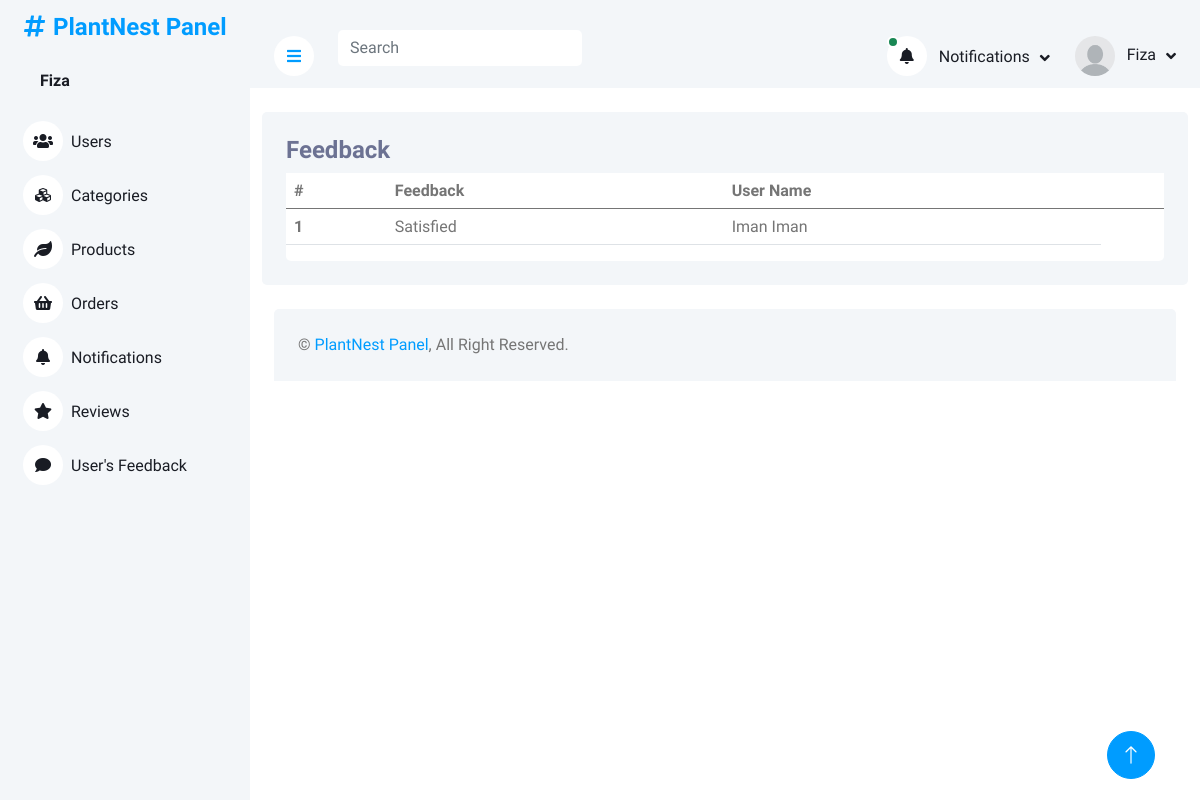
Page /website/adminPanel/feedback.php (signed in) on the committed database.
### tables this page shows
CREATE TABLE `feedback` (
  `feedbackID` int(11) NOT NULL,
  `feedbackUserID` int(11) DEFAULT NULL,
  `feedback` varchar(325) DEFAULT NULL
);

CREATE TABLE `users` (
  `userID` int(11) NOT NULL,
  `firstName` varchar(225) DEFAULT NULL,
  `lastName` varchar(225) DEFAULT NULL,
  `userEmail` varchar(225) NOT NULL,
  `userPassword` varchar(225) DEFAULT NULL
);

### website/adminPanel/feedback.php (the view, shortened to what this page needs)
<?php
include('header_admin.php')
?>
<div class="container pt-4">
    <div class="bg-light rounded p-4">
        <div class="row">
            <div class="col-12">
                <div class="bg-white rounded h-100 ">
                    <div class="d-flex bg-light justify-content-between">
                        <h4>Feedback</h4>
                    </div>
                    <div class="table-responsive bg- ">
                        <table class="table">
                        <thead>
                                <tr>
                                    <th scope="col">#</th>
                                    <th scope="col">Feedback</th>
                                    <th scope="col">User Name</th>
                                    <th scope="col"> </th>
                                </tr>
                            </thead>
                            <tbody>
                                <?php
                        $query = $pdo->query("SELECT * FROM feedback INNER JOIN users on feedback.feedbackUserID = users.userID;");
                        $result = $query->fetchAll(PDO::FETCH_ASSOC);
                        foreach($result as $row){
                        ?>
                                <tr class="tr-row">
                                <th scope="row">
                                            <?php echo $row['feedbackID'] ?>
                                        </th>
                                    <td>
                                    <?php echo $row['feedback'] ?>
                                    </td>
                                    <td>
                                    <?php echo ucfirst($row['firstName'] )?>
                                    <?php echo ucfirst($row['lastName'] )?>
                                    </td>
                                </tr>
                                <?php
                        };
                                       ?>
                            </tbody>
                        </table>
                    </div>
                </div>
            </div>
        </div>
    </div>
</div>
<?php
include('footer.php')
?>

### website/adminPanel/header_admin.php (shortened to what this page needs)
<?php
include("php/query.php");
?>
<!DOCTYPE html>
<html lang="en">
<head>
    <link href="https://cdnjs.cloudflare.com/ajax/libs/font-awesome/5.10.0/css/all.min.css" rel="stylesheet">
    <link href="https://cdn.jsdelivr.net/npm/bootstrap-icons@1.4.1/font/bootstrap-icons.css" rel="stylesheet">
    <link href="lib/owlcarousel/assets/owl.carousel.min.css" rel="stylesheet">
    <link href="lib/tempusdominus/css/tempusdominus-bootstrap-4.min.css" rel="stylesheet" />
    <link href="css/bootstrap.min.css" rel="stylesheet">
    <link href="css/style.css" rel="stylesheet">
</head>
<body>
    <div class="container-xxl position-relative bg-white d-flex p-0">
        <div class="sidebar pe-4 pb-3">
            <nav class="navbar bg-light navbar-light">
                <a href="index.html" class="navbar-brand mx-4 mb-3">
                    <div>
                    <h4 class="text-primary"><i class="fa fa-hashtag me-2"></i>PlantNest Panel</h4>
                    </div>
                </a>
                <div class="d-flex align-items-center ms-4 mb-4">
                    <div class="ms-3">
                    <?php
                                 if(isset($_SESSION['Admin'])){
                                    $admin = $_SESSION['Admin'];
                                 foreach($admin as $value){
                                    $U_ID =   $value['adminID'];
                                  $query = $pdo->prepare("SELECT * FROM admins WHERE adminID = :iD ");
                                  $query->bindParam(':iD',  $U_ID);
                                  $query->execute();
                                  $result = $query->fetch(PDO::FETCH_ASSOC);
                        ?>
                         <h6 class="mb-0">
                             <span><?php echo ucfirst($result['adminName'])?></span>
                            </h6>
</span>    <?php
                      };
                    }
                        ?>
                    </div>
                </div>
                <div class="navbar-nav w-100">
                    <a href="index.php" class="nav-item nav-link "><i class="fa fa-users me-2"></i>Users</a>
                    <a href="category.php" class="nav-item nav-link"><i class="fa fa-cubes me-2"></i>Categories</a>
                    <a href="products.php" class="nav-item nav-link"><i class="fa fa-leaf me-2"></i>Products</a>
                    <a href="orders.php" class="nav-item nav-link"><i class="fa fa-shopping-basket me-2"></i>Orders</a>
                    <a href="notifications.php" class="nav-item nav-link"><i class="fa fa-bell me-2"></i>Notifications</a>
                    <a href="reviews.php" class="nav-item nav-link"><i class="fa fa-star me-2"></i>Reviews</a>
                    <a href="feedback.php" class="nav-item nav-link"><i class="fa fa-comment me-2"></i>User's Feedback</a>
                </div>
            </nav>
        </div>
        <div class="content">
            <nav class="navbar navbar-expand bg-light navbar-light sticky-top px-4 py-0">
                <a href="#" class="sidebar-toggler flex-shrink-0">
                    <i class="fa fa-bars"></i>
                </a>
                <form class=" d-none d-md-flex ms-4">
                    <input id="taskFilter" name="search-query" class="taskFilter form-control border-0" type="search"
                        placeholder="Search">
                </form>
                <div class="navbar-nav align-items-center ms-auto">
                    <div class="nav-item dropdown">
                        <?php
                            $query = $pdo->query("SELECT * from orders  INNER JOIN  users on
                            orders.userID = users.userID    where orderStatus	 = 'pending'  LIMIT 2");
                        $result = $query->fetchAll(PDO::FETCH_ASSOC);
                        if (empty($result)) {
                            ?>
                            <a href="#" class="nav-link dropdown-toggle " data-bs-toggle="dropdown">
                                <i class="fa fa-bell me-lg-2">
                                </i>
                                <span class="d-none d-lg-inline-flex">Notifications</span>
                            </a>
                            <?php
                        } else {
                            ?>
                            <a href="#" class="nav-link dropdown-toggle " data-bs-toggle="dropdown">
                                <i class="fa fa-bell me-lg-2 position-relative">
                                    <div
                                        class="bg-success rounded-circle border border-2 border-white position-absolute top-0 start-0 p-1">
                                    </div>
                                </i>
                                <span class="d-none d-lg-inline-flex">Notifications</span>
                            </a>
                            <?php
                        } ?>
                    </div>
                    <div class="nav-item dropdown">
                        <a href="#" class="nav-link dropdown-toggle" data-bs-toggle="dropdown">
                        <?php
                                 if(isset($_SESSION['Admin'])){
                                    $admin = $_SESSION['Admin'];
                                 foreach($admin as $value){
                                    $U_ID =   $value['adminID'];
                                  $query = $pdo->prepare("SELECT * FROM admins WHERE adminID = :iD ");
                                  $query->bindParam(':iD',  $U_ID);
                                  $query->execute();
                                  $result = $query->fetch(PDO::FETCH_ASSOC);
                              if($result['adminImage']){
                        ?>
                        <img class="rounded-circle me-lg-2" src="img/<?php echo $result['adminImage'] ?>" alt="" style="width: 40px; height: 40px;">
                            <?php
                              }else if(empty($result['adminImage'])){
                                ?>
                        <img class="rounded-circle me-lg-2" src="img/user.jpg" alt="" style="width: 40px; height: 40px;">
                                <?php
                              }
                            ?>
                                <span class="d-none d-lg-inline-flex">
                                    <?php echo ucfirst($result['adminName']) ?>
                                </span>
                                <?php
                            }
                        }
                            ?>
                        </a>
                    </div>
                </div>
            </nav>

### website/adminPanel/css/style.css (style rules this page uses)
:root { --primary: #009CFF; --light: #F3F6F9; --dark: #191C24; }
.sidebar { position: fixed; top: 0; left: 0; bottom: 0; width: 250px; height: 100vh; overflow-y: auto; background: var(--light); transition: 0.5s; z-index: 999; }
.content { margin-left: 250px; min-height: 100vh; background: #FFFFFF; transition: 0.5s; }
@media (min-width: 992px) { .sidebar { margin-left: 0; } }
@media (min-width: 992px) { .content { width: calc(100% - 250px); } }
.sidebar .navbar .navbar-nav .nav-link { padding: 7px 20px; color: var(--dark); font-weight: 500; border-left: 3px solid var(--light); border-radius: 0 30px 30px 0; outline: none; }
.sidebar .navbar .navbar-nav .nav-link i { width: 40px; height: 40px; display: inline-flex; align-items: center; justify-content: center; background: #FFFFFF; border-radius: 40px; }
.content .navbar .navbar-nav .nav-link { margin-left: 25px; padding: 12px 0; color: var(--dark); outline: none; }
.content .navbar .sidebar-toggler, .content .navbar .navbar-nav .nav-link i { width: 40px; height: 40px; display: inline-flex; align-items: center; justify-content: center; background: #FFFFFF; border-radius: 40px; }
.content .navbar .dropdown-toggle::after { margin-left: 6px; vertical-align: middle; border: none; content: "\f107"; font-family: "Font Awesome 5 Free"; font-weight: 900; transition: .5s; }

### website/adminPanel/header_admin.php (style rules this page uses)
h4 { color: #6C7293; }

### rows in the picture
feedback: feedbackID "1", feedback "Satisfied", feedbackUserID.firstName "Iman", feedbackUserID.lastName "Iman"

### other values in the picture
$result['adminName'] "Fiza"
